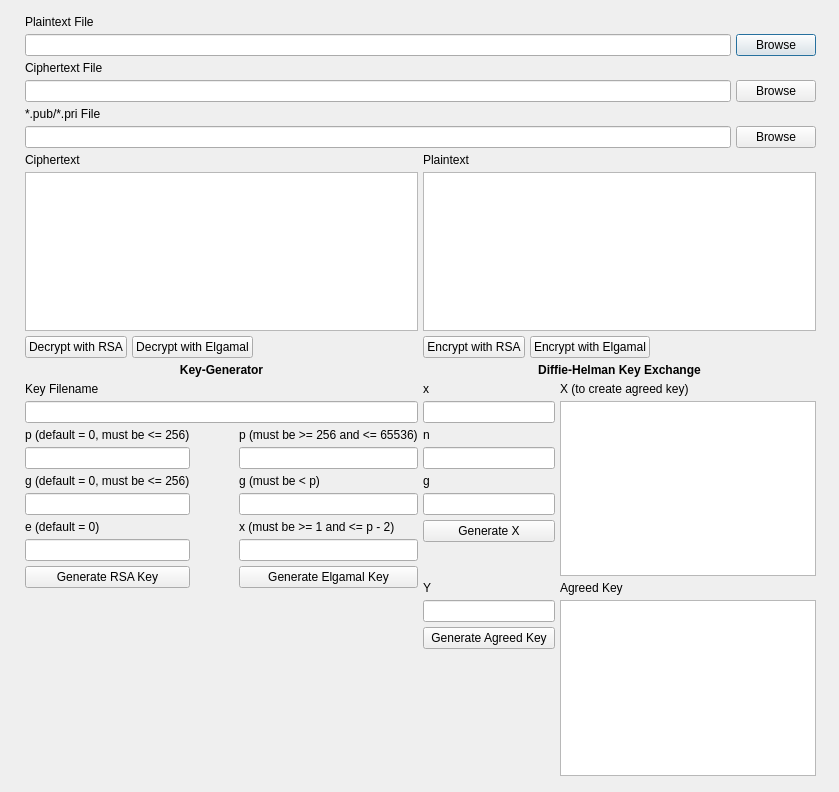
<?xml version="1.0" encoding="UTF-8"?>
<ui version="4.0">
 <class>Dialog</class>
 <widget class="QDialog" name="Dialog">
  <property name="geometry">
   <rect>
    <x>0</x>
    <y>0</y>
    <width>839</width>
    <height>792</height>
   </rect>
  </property>
  <property name="windowTitle">
   <string>Dialog</string>
  </property>
  <widget class="QWidget" name="verticalLayoutWidget">
   <property name="geometry">
    <rect>
     <x>0</x>
     <y>0</y>
     <width>841</width>
     <height>791</height>
    </rect>
   </property>
   <layout class="QVBoxLayout" name="verticalLayout">
    <property name="spacing">
     <number>5</number>
    </property>
    <property name="leftMargin">
     <number>25</number>
    </property>
    <property name="topMargin">
     <number>15</number>
    </property>
    <property name="rightMargin">
     <number>25</number>
    </property>
    <property name="bottomMargin">
     <number>15</number>
    </property>
    <item>
     <widget class="QLabel" name="label">
      <property name="text">
       <string>Plaintext File</string>
      </property>
     </widget>
    </item>
    <item>
     <layout class="QHBoxLayout" name="horizontalLayout_2">
      <item>
       <widget class="QLineEdit" name="lineEdit_3"/>
      </item>
      <item>
       <widget class="QPushButton" name="pushButton">
        <property name="text">
         <string>Browse</string>
        </property>
       </widget>
      </item>
     </layout>
    </item>
    <item>
     <widget class="QLabel" name="label_2">
      <property name="text">
       <string>Ciphertext File</string>
      </property>
     </widget>
    </item>
    <item>
     <layout class="QHBoxLayout" name="horizontalLayout_3">
      <item>
       <widget class="QLineEdit" name="lineEdit_2"/>
      </item>
      <item>
       <widget class="QPushButton" name="pushButton_2">
        <property name="text">
         <string>Browse</string>
        </property>
       </widget>
      </item>
     </layout>
    </item>
    <item>
     <widget class="QLabel" name="label_3">
      <property name="text">
       <string>*.pub/*.pri File</string>
      </property>
     </widget>
    </item>
    <item>
     <layout class="QHBoxLayout" name="horizontalLayout_4">
      <item>
       <widget class="QLineEdit" name="lineEdit"/>
      </item>
      <item>
       <widget class="QPushButton" name="pushButton_3">
        <property name="text">
         <string>Browse</string>
        </property>
       </widget>
      </item>
     </layout>
    </item>
    <item>
     <layout class="QHBoxLayout" name="horizontalLayout_5">
      <item>
       <layout class="QVBoxLayout" name="verticalLayout_5">
        <item>
         <widget class="QLabel" name="label_6">
          <property name="text">
           <string>Ciphertext</string>
          </property>
         </widget>
        </item>
        <item>
         <widget class="QTextEdit" name="textEdit_3"/>
        </item>
        <item>
         <layout class="QHBoxLayout" name="horizontalLayout_14">
          <item>
           <widget class="QPushButton" name="pushButton_8">
            <property name="text">
             <string>Decrypt with RSA</string>
            </property>
           </widget>
          </item>
          <item>
           <widget class="QPushButton" name="pushButton_9">
            <property name="text">
             <string>Decrypt with Elgamal</string>
            </property>
           </widget>
          </item>
          <item>
           <spacer name="horizontalSpacer">
            <property name="orientation">
             <enum>Qt::Horizontal</enum>
            </property>
            <property name="sizeHint" stdset="0">
             <size>
              <width>40</width>
              <height>20</height>
             </size>
            </property>
           </spacer>
          </item>
         </layout>
        </item>
       </layout>
      </item>
      <item>
       <layout class="QVBoxLayout" name="verticalLayout_3">
        <item>
         <widget class="QLabel" name="label_7">
          <property name="text">
           <string>Plaintext</string>
          </property>
         </widget>
        </item>
        <item>
         <widget class="QTextEdit" name="textEdit_4"/>
        </item>
        <item>
         <layout class="QHBoxLayout" name="horizontalLayout_15">
          <item>
           <widget class="QPushButton" name="pushButton_10">
            <property name="text">
             <string>Encrypt with RSA</string>
            </property>
           </widget>
          </item>
          <item>
           <widget class="QPushButton" name="pushButton_11">
            <property name="text">
             <string>Encrypt with Elgamal</string>
            </property>
           </widget>
          </item>
          <item>
           <spacer name="horizontalSpacer_2">
            <property name="orientation">
             <enum>Qt::Horizontal</enum>
            </property>
            <property name="sizeHint" stdset="0">
             <size>
              <width>40</width>
              <height>20</height>
             </size>
            </property>
           </spacer>
          </item>
         </layout>
        </item>
       </layout>
      </item>
     </layout>
    </item>
    <item>
     <layout class="QHBoxLayout" name="horizontalLayout_7">
      <item>
       <layout class="QVBoxLayout" name="verticalLayout_6">
        <item>
         <widget class="QLabel" name="label_8">
          <property name="font">
           <font>
            <weight>75</weight>
            <bold>true</bold>
           </font>
          </property>
          <property name="text">
           <string>Key-Generator</string>
          </property>
          <property name="alignment">
           <set>Qt::AlignCenter</set>
          </property>
         </widget>
        </item>
        <item>
         <widget class="QLabel" name="label_9">
          <property name="text">
           <string>Key Filename</string>
          </property>
         </widget>
        </item>
        <item>
         <widget class="QLineEdit" name="lineEdit_4"/>
        </item>
        <item>
         <layout class="QHBoxLayout" name="horizontalLayout_8">
          <item>
           <layout class="QVBoxLayout" name="verticalLayout_12">
            <item>
             <widget class="QLabel" name="label_11">
              <property name="text">
               <string>p (default = 0, must be &lt;= 256)</string>
              </property>
             </widget>
            </item>
            <item>
             <widget class="QLineEdit" name="lineEdit_5"/>
            </item>
            <item>
             <widget class="QLabel" name="label_15">
              <property name="text">
               <string>g (default = 0, must be &lt;= 256)</string>
              </property>
             </widget>
            </item>
            <item>
             <widget class="QLineEdit" name="lineEdit_9"/>
            </item>
            <item>
             <widget class="QLabel" name="label_16">
              <property name="text">
               <string>e (default = 0)</string>
              </property>
             </widget>
            </item>
            <item>
             <widget class="QLineEdit" name="lineEdit_10"/>
            </item>
            <item>
             <widget class="QPushButton" name="pushButton_13">
              <property name="text">
               <string>Generate RSA Key</string>
              </property>
             </widget>
            </item>
           </layout>
          </item>
          <item>
           <spacer name="horizontalSpacer_3">
            <property name="orientation">
             <enum>Qt::Horizontal</enum>
            </property>
            <property name="sizeHint" stdset="0">
             <size>
              <width>40</width>
              <height>20</height>
             </size>
            </property>
           </spacer>
          </item>
          <item>
           <layout class="QVBoxLayout" name="verticalLayout_14">
            <item>
             <widget class="QLabel" name="label_12">
              <property name="text">
               <string>p (must be &gt;= 256 and &lt;= 65536)</string>
              </property>
             </widget>
            </item>
            <item>
             <widget class="QLineEdit" name="lineEdit_6"/>
            </item>
            <item>
             <widget class="QLabel" name="label_13">
              <property name="text">
               <string>g (must be &lt; p)</string>
              </property>
             </widget>
            </item>
            <item>
             <widget class="QLineEdit" name="lineEdit_7"/>
            </item>
            <item>
             <widget class="QLabel" name="label_14">
              <property name="text">
               <string>x (must be &gt;= 1 and &lt;= p - 2)</string>
              </property>
             </widget>
            </item>
            <item>
             <widget class="QLineEdit" name="lineEdit_8"/>
            </item>
            <item>
             <widget class="QPushButton" name="pushButton_12">
              <property name="text">
               <string>Generate Elgamal Key</string>
              </property>
             </widget>
            </item>
           </layout>
          </item>
         </layout>
        </item>
        <item>
         <spacer name="verticalSpacer_3">
          <property name="orientation">
           <enum>Qt::Vertical</enum>
          </property>
          <property name="sizeHint" stdset="0">
           <size>
            <width>20</width>
            <height>40</height>
           </size>
          </property>
         </spacer>
        </item>
       </layout>
      </item>
      <item>
       <layout class="QVBoxLayout" name="verticalLayout_11">
        <item>
         <widget class="QLabel" name="label_10">
          <property name="font">
           <font>
            <weight>75</weight>
            <bold>true</bold>
           </font>
          </property>
          <property name="text">
           <string>Diffie-Helman Key Exchange</string>
          </property>
          <property name="textFormat">
           <enum>Qt::PlainText</enum>
          </property>
          <property name="alignment">
           <set>Qt::AlignCenter</set>
          </property>
         </widget>
        </item>
        <item>
         <layout class="QHBoxLayout" name="horizontalLayout_9">
          <item>
           <layout class="QVBoxLayout" name="verticalLayout_15">
            <item>
             <widget class="QLabel" name="label_17">
              <property name="text">
               <string>x</string>
              </property>
             </widget>
            </item>
            <item>
             <widget class="QLineEdit" name="lineEdit_11"/>
            </item>
            <item>
             <widget class="QLabel" name="label_19">
              <property name="text">
               <string>n</string>
              </property>
             </widget>
            </item>
            <item>
             <widget class="QLineEdit" name="lineEdit_13"/>
            </item>
            <item>
             <widget class="QLabel" name="label_20">
              <property name="text">
               <string>g</string>
              </property>
             </widget>
            </item>
            <item>
             <widget class="QLineEdit" name="lineEdit_14"/>
            </item>
            <item>
             <widget class="QPushButton" name="pushButton_15">
              <property name="text">
               <string>Generate X</string>
              </property>
             </widget>
            </item>
            <item>
             <spacer name="verticalSpacer">
              <property name="orientation">
               <enum>Qt::Vertical</enum>
              </property>
              <property name="sizeHint" stdset="0">
               <size>
                <width>20</width>
                <height>40</height>
               </size>
              </property>
             </spacer>
            </item>
           </layout>
          </item>
          <item>
           <layout class="QVBoxLayout" name="verticalLayout_17">
            <item>
             <widget class="QLabel" name="label_18">
              <property name="text">
               <string>X (to create agreed key)</string>
              </property>
             </widget>
            </item>
            <item>
             <widget class="QTextEdit" name="textEdit_5"/>
            </item>
           </layout>
          </item>
         </layout>
        </item>
        <item>
         <layout class="QHBoxLayout" name="horizontalLayout_11">
          <item>
           <layout class="QVBoxLayout" name="verticalLayout_18">
            <item>
             <widget class="QLabel" name="label_21">
              <property name="text">
               <string>Y</string>
              </property>
             </widget>
            </item>
            <item>
             <widget class="QLineEdit" name="lineEdit_12"/>
            </item>
            <item>
             <widget class="QPushButton" name="pushButton_14">
              <property name="text">
               <string>Generate Agreed Key</string>
              </property>
             </widget>
            </item>
            <item>
             <spacer name="verticalSpacer_2">
              <property name="orientation">
               <enum>Qt::Vertical</enum>
              </property>
              <property name="sizeHint" stdset="0">
               <size>
                <width>20</width>
                <height>40</height>
               </size>
              </property>
             </spacer>
            </item>
           </layout>
          </item>
          <item>
           <layout class="QVBoxLayout" name="verticalLayout_20">
            <item>
             <widget class="QLabel" name="label_22">
              <property name="text">
               <string>Agreed Key</string>
              </property>
             </widget>
            </item>
            <item>
             <widget class="QTextEdit" name="textEdit_6"/>
            </item>
           </layout>
          </item>
         </layout>
        </item>
       </layout>
      </item>
     </layout>
    </item>
   </layout>
  </widget>
 </widget>
 <resources/>
 <connections/>
</ui>
